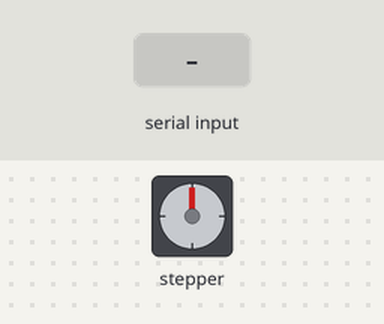
The sketch below on a simulated Arduino Uno, built with avr-gcc and run on an emulated ATmega328P. On the bench: stepper motor. Inputs (shaded band) come from the test bench. Stepper angles assume 200 steps per turn.

Above: at 1.2 s.
1.3 s: "90,45\n" received over Serial
At 1.6 s:
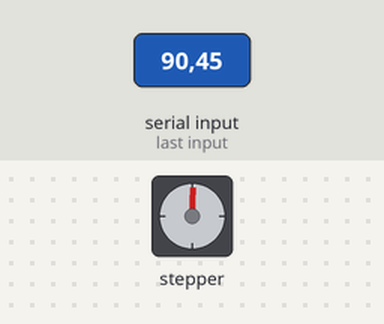
2.8 s: "30,150\n" received over Serial
At 3.9 s:
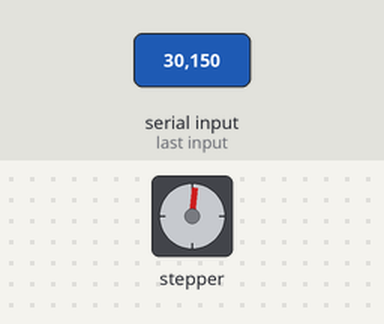
Timing chart, 0 to 5.8 s (numbered marks = the images above; inputs shaded):
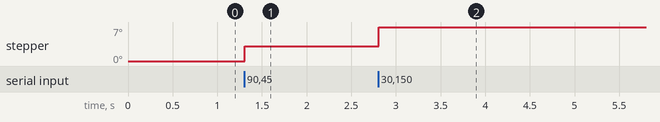

The sketch:

V2_arduino.ino
```cpp
#include <AccelStepper.h>

// Define the stepper motor connections
#define STEP_PIN 2
#define DIR_PIN 3

// Create an instance of AccelStepper
AccelStepper stepper(AccelStepper::DRIVER, STEP_PIN, DIR_PIN);

void setup() {
  // Set the maximum speed and acceleration for the stepper motor
  stepper.setMaxSpeed(1000.0);
  stepper.setAcceleration(500.0);

  // Initialize serial communication
  Serial.begin(9600);
}

void loop() {
  // Check if data is available on the serial port
  if (Serial.available() > 0) {
    // Read the incoming value from the serial port
    int speedPercentage = Serial.parseInt();

    // Make sure the speed percentage is within the valid range (0 to 100)
    speedPercentage = constrain(speedPercentage, 0, 100);

    // Convert the speed percentage to a value between 0 and the maximum speed
    float targetSpeed = map(speedPercentage, 0, 100, 0, stepper.maxSpeed());

    // Set the target speed for the stepper motor
    stepper.setSpeed(targetSpeed);
  }

  // Update the stepper motor
  stepper.runSpeed();
}
```
